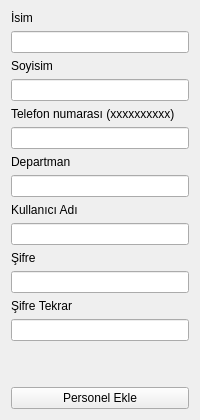
        <widget class="QWidget" name="tab_16">
         <attribute name="title">
          <string>Personel Ekleme</string>
         </attribute>
         <layout class="QGridLayout" name="gridLayout_10">
          <item row="0" column="0">
           <layout class="QGridLayout" name="gridLayout_9">
            <item row="6" column="0">
             <widget class="QLineEdit" name="perTelNo"/>
            </item>
            <item row="8" column="0">
             <widget class="QLineEdit" name="perDepartman"/>
            </item>
            <item row="4" column="0">
             <widget class="QLineEdit" name="perSoyad"/>
            </item>
            <item row="11" column="0">
             <widget class="QLabel" name="label_16">
              <property name="text">
               <string>Şifre</string>
              </property>
             </widget>
            </item>
            <item row="10" column="0">
             <widget class="QLineEdit" name="perUsername"/>
            </item>
            <item row="2" column="0">
             <widget class="QLineEdit" name="perAd"/>
            </item>
            <item row="3" column="0">
             <widget class="QLabel" name="label_12">
              <property name="text">
               <string>Soyisim</string>
              </property>
             </widget>
            </item>
            <item row="16" column="0">
             <widget class="QPushButton" name="perKaydetButton">
              <property name="text">
               <string>Personel Ekle</string>
              </property>
             </widget>
            </item>
            <item row="12" column="0">
             <widget class="QLineEdit" name="perSif"/>
            </item>
            <item row="14" column="0">
             <widget class="QLineEdit" name="perSifTekrar"/>
            </item>
            <item row="13" column="0">
             <widget class="QLabel" name="label_17">
              <property name="text">
               <string>Şifre Tekrar</string>
              </property>
             </widget>
            </item>
            <item row="1" column="0">
             <widget class="QLabel" name="label_11">
              <property name="text">
               <string>İsim</string>
              </property>
             </widget>
            </item>
            <item row="7" column="0">
             <widget class="QLabel" name="label_14">
              <property name="text">
               <string>Departman</string>
              </property>
             </widget>
            </item>
            <item row="5" column="0">
             <widget class="QLabel" name="label_13">
              <property name="text">
               <string>Telefon numarası (xxxxxxxxxx)</string>
              </property>
             </widget>
            </item>
            <item row="9" column="0">
             <widget class="QLabel" name="label_15">
              <property name="text">
               <string>Kullanıcı Adı</string>
              </property>
             </widget>
            </item>
            <item row="15" column="0">
             <spacer name="verticalSpacer_4">
              <property name="orientation">
               <enum>Qt::Vertical</enum>
              </property>
              <property name="sizeHint" stdset="0">
               <size>
                <width>20</width>
                <height>40</height>
               </size>
              </property>
             </spacer>
            </item>
           </layout>
          </item>
         </layout>
        </widget>
